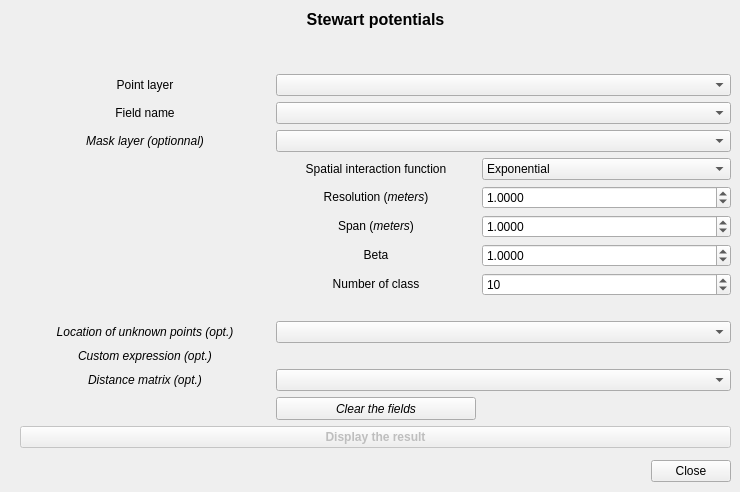
  <widget class="QWidget" name="stewarts">
   <attribute name="title">
    <string>Stewarts Potentials</string>
   </attribute>
   <widget class="QWidget" name="layoutWidget">
    <property name="geometry">
     <rect>
      <x>20</x>
      <y>10</y>
      <width>711</width>
      <height>438</height>
     </rect>
    </property>
    <layout class="QGridLayout" name="gridLayout_2">
     <item row="5" column="0">
      <spacer name="verticalSpacer">
       <property name="orientation">
        <enum>Qt::Vertical</enum>
       </property>
       <property name="sizeHint" stdset="0">
        <size>
         <width>20</width>
         <height>40</height>
        </size>
       </property>
      </spacer>
     </item>
     <item row="7" column="0">
      <widget class="QPushButton" name="StewartpushButton">
       <property name="enabled">
        <bool>false</bool>
       </property>
       <property name="font">
        <font>
         <pointsize>9</pointsize>
         <weight>75</weight>
         <bold>true</bold>
        </font>
       </property>
       <property name="text">
        <string>Display the result</string>
       </property>
      </widget>
     </item>
     <item row="0" column="0">
      <widget class="QLabel" name="label_7">
       <property name="text">
        <string>&lt;html&gt;&lt;head/&gt;&lt;body&gt;&lt;p align=&quot;center&quot;&gt;&lt;span style=&quot; font-size:12pt; font-weight:600;&quot;&gt;Stewart potentials&lt;/span&gt;&lt;/p&gt;&lt;/body&gt;&lt;/html&gt;</string>
       </property>
      </widget>
     </item>
     <item row="1" column="0">
      <spacer name="verticalSpacer_7">
       <property name="orientation">
        <enum>Qt::Vertical</enum>
       </property>
       <property name="sizeHint" stdset="0">
        <size>
         <width>20</width>
         <height>40</height>
        </size>
       </property>
      </spacer>
     </item>
     <item row="6" column="0">
      <layout class="QGridLayout" name="gridLayout">
       <item row="11" column="0">
        <widget class="QLabel" name="label_30">
         <property name="text">
          <string>&lt;html&gt;&lt;head/&gt;&lt;body&gt;&lt;p align=&quot;center&quot;&gt;&lt;span style=&quot; font-style:italic;&quot;&gt;Location of unknown points (opt.)&lt;/span&gt;&lt;/p&gt;&lt;/body&gt;&lt;/html&gt;</string>
         </property>
        </widget>
       </item>
       <item row="6" column="2">
        <widget class="QDoubleSpinBox" name="StewartdoubleSpinBox_beta">
         <property name="decimals">
          <number>4</number>
         </property>
         <property name="minimum">
          <double>0.000100000000000</double>
         </property>
         <property name="maximum">
          <double>100.000000000000000</double>
         </property>
         <property name="value">
          <double>1.000000000000000</double>
         </property>
        </widget>
       </item>
       <item row="5" column="1">
        <widget class="QLabel" name="label_5">
         <property name="text">
          <string>&lt;html&gt;&lt;head/&gt;&lt;body&gt;&lt;p align=&quot;center&quot;&gt;Span (&lt;span style=&quot; font-style:italic;&quot;&gt;meters&lt;/span&gt;)&lt;/p&gt;&lt;/body&gt;&lt;/html&gt;</string>
         </property>
        </widget>
       </item>
       <item row="1" column="0">
        <widget class="QLabel" name="label_2">
         <property name="text">
          <string>&lt;html&gt;&lt;head/&gt;&lt;body&gt;&lt;p align=&quot;center&quot;&gt;Field name&lt;/p&gt;&lt;/body&gt;&lt;/html&gt;</string>
         </property>
        </widget>
       </item>
       <item row="5" column="2">
        <widget class="QDoubleSpinBox" name="StewartdoubleSpinBox_span">
         <property name="decimals">
          <number>4</number>
         </property>
         <property name="minimum">
          <double>0.000100000000000</double>
         </property>
         <property name="maximum">
          <double>250000.000000000000000</double>
         </property>
         <property name="value">
          <double>1.000000000000000</double>
         </property>
        </widget>
       </item>
       <item row="4" column="2">
        <widget class="QDoubleSpinBox" name="StewartdoubleSpinBox_resolution">
         <property name="decimals">
          <number>4</number>
         </property>
         <property name="minimum">
          <double>0.000100000000000</double>
         </property>
         <property name="maximum">
          <double>150000.000000000000000</double>
         </property>
         <property name="value">
          <double>1.000000000000000</double>
         </property>
        </widget>
       </item>
       <item row="2" column="0">
        <widget class="QLabel" name="label_3">
         <property name="text">
          <string>&lt;html&gt;&lt;head/&gt;&lt;body&gt;&lt;p align=&quot;center&quot;&gt;&lt;span style=&quot; font-style:italic;&quot;&gt;Mask layer (optionnal)&lt;/span&gt;&lt;/p&gt;&lt;/body&gt;&lt;/html&gt;</string>
         </property>
        </widget>
       </item>
       <item row="0" column="1" colspan="2">
        <widget class="QgsMapLayerComboBox" name="StewartComboBox_pts">
         <property name="filters">
          <set>QgsMapLayerProxyModel::PluginLayer|QgsMapLayerProxyModel::PointLayer</set>
         </property>
        </widget>
       </item>
       <item row="1" column="1" colspan="2">
        <widget class="QgsFieldComboBox" name="StewartComboBox_field">
         <property name="filters">
          <set>QgsFieldProxyModel::Numeric</set>
         </property>
        </widget>
       </item>
       <item row="4" column="1">
        <widget class="QLabel" name="label_4">
         <property name="text">
          <string>&lt;html&gt;&lt;head/&gt;&lt;body&gt;&lt;p align=&quot;center&quot;&gt;Resolution (&lt;span style=&quot; font-style:italic;&quot;&gt;meters&lt;/span&gt;)&lt;/p&gt;&lt;/body&gt;&lt;/html&gt;</string>
         </property>
        </widget>
       </item>
       <item row="6" column="1">
        <widget class="QLabel" name="label_6">
         <property name="text">
          <string>&lt;html&gt;&lt;head/&gt;&lt;body&gt;&lt;p align=&quot;center&quot;&gt;Beta&lt;/p&gt;&lt;/body&gt;&lt;/html&gt;</string>
         </property>
        </widget>
       </item>
       <item row="0" column="0">
        <widget class="QLabel" name="label">
         <property name="text">
          <string>&lt;html&gt;&lt;head/&gt;&lt;body&gt;&lt;p align=&quot;center&quot;&gt;Point layer&lt;/p&gt;&lt;/body&gt;&lt;/html&gt;</string>
         </property>
        </widget>
       </item>
       <item row="3" column="2">
        <widget class="QComboBox" name="StewartcomboBox_function">
         <item>
          <property name="text">
           <string>Exponential</string>
          </property>
         </item>
         <item>
          <property name="text">
           <string>Pareto</string>
          </property>
         </item>
        </widget>
       </item>
       <item row="3" column="1">
        <widget class="QLabel" name="label_24">
         <property name="text">
          <string>&lt;html&gt;&lt;head/&gt;&lt;body&gt;&lt;p align=&quot;center&quot;&gt;Spatial interaction function&lt;/p&gt;&lt;/body&gt;&lt;/html&gt;</string>
         </property>
        </widget>
       </item>
       <item row="2" column="1" colspan="2">
        <widget class="QgsMapLayerComboBox" name="StewartComboBox_mask">
         <property name="currentIndex">
          <number>-1</number>
         </property>
         <property name="filters">
          <set>QgsMapLayerProxyModel::PluginLayer|QgsMapLayerProxyModel::PolygonLayer</set>
         </property>
        </widget>
       </item>
       <item row="11" column="1" colspan="2">
        <widget class="QgsMapLayerComboBox" name="StewartComboBox_unknwPts">
         <property name="currentIndex">
          <number>-1</number>
         </property>
         <property name="filters">
          <set>QgsMapLayerProxyModel::PluginLayer|QgsMapLayerProxyModel::PointLayer</set>
         </property>
        </widget>
       </item>
       <item row="8" column="1">
        <spacer name="verticalSpacer_9">
         <property name="orientation">
          <enum>Qt::Vertical</enum>
         </property>
         <property name="sizeHint" stdset="0">
          <size>
           <width>20</width>
           <height>40</height>
          </size>
         </property>
        </spacer>
       </item>
       <item row="13" column="0">
        <widget class="QLabel" name="label_29">
         <property name="text">
          <string>&lt;html&gt;&lt;head/&gt;&lt;body&gt;&lt;p align=&quot;center&quot;&gt;&lt;span style=&quot; font-style:italic;&quot;&gt;Distance matrix (opt.)&lt;/span&gt;&lt;/p&gt;&lt;/body&gt;&lt;/html&gt;</string>
         </property>
        </widget>
       </item>
       <item row="13" column="1" colspan="2">
        <widget class="QgsMapLayerComboBox" name="StewartComboBox_matdist">
         <property name="currentIndex">
          <number>-1</number>
         </property>
         <property name="filters">
          <set>QgsMapLayerProxyModel::NoGeometry|QgsMapLayerProxyModel::PluginLayer</set>
         </property>
        </widget>
       </item>
       <item row="14" column="1">
        <widget class="QPushButton" name="StewartpushButton_clear">
         <property name="minimumSize">
          <size>
           <width>120</width>
           <height>23</height>
          </size>
         </property>
         <property name="maximumSize">
          <size>
           <width>200</width>
           <height>23</height>
          </size>
         </property>
         <property name="font">
          <font>
           <italic>true</italic>
          </font>
         </property>
         <property name="text">
          <string>Clear the fields</string>
         </property>
        </widget>
       </item>
       <item row="12" column="1" colspan="2">
        <widget class="QgsFieldExpressionWidget" name="mFieldExpressionWidget">
         <property name="filters">
          <set>QgsFieldProxyModel::Numeric</set>
         </property>
        </widget>
       </item>
       <item row="12" column="0">
        <widget class="QLabel" name="label_37">
         <property name="text">
          <string>&lt;html&gt;&lt;head/&gt;&lt;body&gt;&lt;p align=&quot;center&quot;&gt;&lt;span style=&quot; font-style:italic;&quot;&gt;Custom expression (opt.)&lt;/span&gt;&lt;/p&gt;&lt;/body&gt;&lt;/html&gt;</string>
         </property>
        </widget>
       </item>
       <item row="7" column="2">
        <widget class="QSpinBox" name="StewartspinBox_class">
         <property name="minimum">
          <number>3</number>
         </property>
         <property name="maximum">
          <number>25</number>
         </property>
         <property name="value">
          <number>10</number>
         </property>
        </widget>
       </item>
       <item row="7" column="1">
        <widget class="QLabel" name="label_25">
         <property name="text">
          <string>&lt;html&gt;&lt;head/&gt;&lt;body&gt;&lt;p align=&quot;center&quot;&gt;Number of class&lt;/p&gt;&lt;/body&gt;&lt;/html&gt;</string>
         </property>
        </widget>
       </item>
      </layout>
     </item>
    </layout>
   </widget>
   <widget class="QDialogButtonBox" name="buttonBox_close1">
    <property name="geometry">
     <rect>
      <x>650</x>
      <y>460</y>
      <width>81</width>
      <height>23</height>
     </rect>
    </property>
    <property name="standardButtons">
     <set>QDialogButtonBox::Close</set>
    </property>
   </widget>
  </widget>
